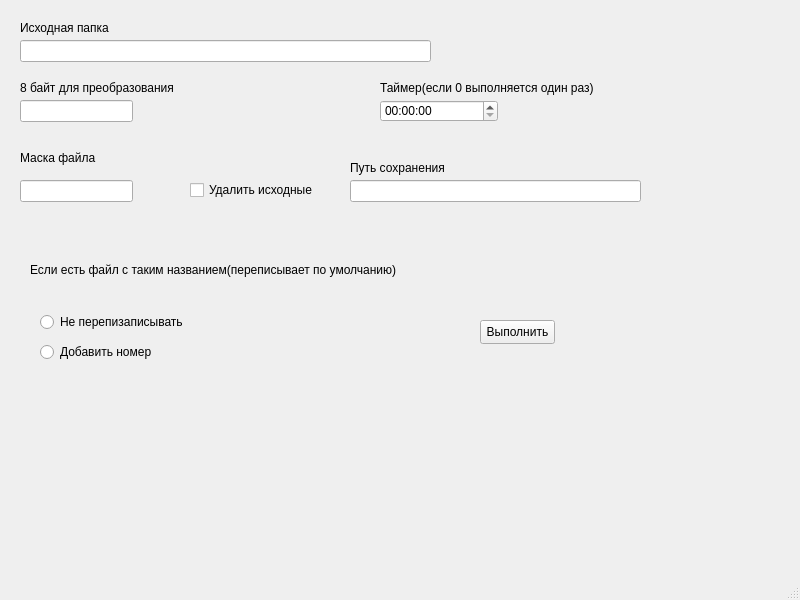
<?xml version="1.0" encoding="UTF-8"?>
<ui version="4.0">
 <class>MainWindow</class>
 <widget class="QMainWindow" name="MainWindow">
  <property name="geometry">
   <rect>
    <x>0</x>
    <y>0</y>
    <width>800</width>
    <height>600</height>
   </rect>
  </property>
  <property name="windowTitle">
   <string>MainWindow</string>
  </property>
  <widget class="QWidget" name="centralwidget">
   <widget class="QLineEdit" name="lineEdit">
    <property name="geometry">
     <rect>
      <x>20</x>
      <y>180</y>
      <width>113</width>
      <height>22</height>
     </rect>
    </property>
   </widget>
   <widget class="QLabel" name="label">
    <property name="geometry">
     <rect>
      <x>20</x>
      <y>150</y>
      <width>101</width>
      <height>16</height>
     </rect>
    </property>
    <property name="text">
     <string>Маска файла</string>
    </property>
   </widget>
   <widget class="QLineEdit" name="lineEdit_2">
    <property name="geometry">
     <rect>
      <x>350</x>
      <y>180</y>
      <width>291</width>
      <height>22</height>
     </rect>
    </property>
   </widget>
   <widget class="QLabel" name="label_2">
    <property name="geometry">
     <rect>
      <x>350</x>
      <y>160</y>
      <width>151</width>
      <height>16</height>
     </rect>
    </property>
    <property name="text">
     <string>Путь сохранения</string>
    </property>
   </widget>
   <widget class="QLabel" name="label_3">
    <property name="geometry">
     <rect>
      <x>30</x>
      <y>260</y>
      <width>521</width>
      <height>20</height>
     </rect>
    </property>
    <property name="text">
     <string>Если есть файл с таким названием(переписывает по умолчанию)</string>
    </property>
   </widget>
   <widget class="QRadioButton" name="radioButton_2">
    <property name="geometry">
     <rect>
      <x>40</x>
      <y>310</y>
      <width>211</width>
      <height>24</height>
     </rect>
    </property>
    <property name="text">
     <string>Не перепизаписывать</string>
    </property>
   </widget>
   <widget class="QRadioButton" name="radioButton_3">
    <property name="geometry">
     <rect>
      <x>40</x>
      <y>340</y>
      <width>191</width>
      <height>24</height>
     </rect>
    </property>
    <property name="text">
     <string>Добавить номер</string>
    </property>
   </widget>
   <widget class="QLineEdit" name="lineEdit_3">
    <property name="geometry">
     <rect>
      <x>20</x>
      <y>40</y>
      <width>411</width>
      <height>22</height>
     </rect>
    </property>
   </widget>
   <widget class="QLabel" name="label_4">
    <property name="geometry">
     <rect>
      <x>20</x>
      <y>20</y>
      <width>241</width>
      <height>16</height>
     </rect>
    </property>
    <property name="text">
     <string>Исходная папка</string>
    </property>
   </widget>
   <widget class="QLineEdit" name="lineEdit_4">
    <property name="geometry">
     <rect>
      <x>20</x>
      <y>100</y>
      <width>113</width>
      <height>22</height>
     </rect>
    </property>
   </widget>
   <widget class="QLabel" name="label_5">
    <property name="geometry">
     <rect>
      <x>20</x>
      <y>80</y>
      <width>181</width>
      <height>16</height>
     </rect>
    </property>
    <property name="text">
     <string>8 байт для преобразования</string>
    </property>
   </widget>
   <widget class="QTimeEdit" name="timeEdit">
    <property name="geometry">
     <rect>
      <x>380</x>
      <y>100</y>
      <width>118</width>
      <height>22</height>
     </rect>
    </property>
   </widget>
   <widget class="QLabel" name="label_6">
    <property name="geometry">
     <rect>
      <x>380</x>
      <y>80</y>
      <width>231</width>
      <height>16</height>
     </rect>
    </property>
    <property name="text">
     <string>Таймер(если 0 выполняется один раз)</string>
    </property>
   </widget>
   <widget class="QPushButton" name="pushButton">
    <property name="geometry">
     <rect>
      <x>480</x>
      <y>320</y>
      <width>75</width>
      <height>24</height>
     </rect>
    </property>
    <property name="text">
     <string>Выполнить</string>
    </property>
   </widget>
   <widget class="QCheckBox" name="checkBox">
    <property name="geometry">
     <rect>
      <x>190</x>
      <y>180</y>
      <width>131</width>
      <height>20</height>
     </rect>
    </property>
    <property name="text">
     <string>Удалить исходные</string>
    </property>
   </widget>
  </widget>
  <widget class="QMenuBar" name="menubar">
   <property name="geometry">
    <rect>
     <x>0</x>
     <y>0</y>
     <width>800</width>
     <height>22</height>
    </rect>
   </property>
  </widget>
  <widget class="QStatusBar" name="statusbar"/>
 </widget>
 <resources/>
 <connections>
  <connection>
   <sender>lineEdit</sender>
   <signal>textChanged(QString)</signal>
   <receiver>MainWindow</receiver>
   <slot>set_mask(QString)</slot>
   <hints>
    <hint type="sourcelabel">
     <x>99</x>
     <y>211</y>
    </hint>
    <hint type="destinationlabel">
     <x>107</x>
     <y>174</y>
    </hint>
   </hints>
  </connection>
  <connection>
   <sender>lineEdit_3</sender>
   <signal>textChanged(QString)</signal>
   <receiver>MainWindow</receiver>
   <slot>set_folder_from(QString)</slot>
   <hints>
    <hint type="sourcelabel">
     <x>164</x>
     <y>73</y>
    </hint>
    <hint type="destinationlabel">
     <x>295</x>
     <y>98</y>
    </hint>
   </hints>
  </connection>
  <connection>
   <sender>lineEdit_2</sender>
   <signal>textChanged(QString)</signal>
   <receiver>MainWindow</receiver>
   <slot>set_folder_to(QString)</slot>
   <hints>
    <hint type="sourcelabel">
     <x>452</x>
     <y>219</y>
    </hint>
    <hint type="destinationlabel">
     <x>503</x>
     <y>270</y>
    </hint>
   </hints>
  </connection>
  <connection>
   <sender>lineEdit_4</sender>
   <signal>textChanged(QString)</signal>
   <receiver>MainWindow</receiver>
   <slot>set_byts(QString)</slot>
   <hints>
    <hint type="sourcelabel">
     <x>99</x>
     <y>129</y>
    </hint>
    <hint type="destinationlabel">
     <x>170</x>
     <y>138</y>
    </hint>
   </hints>
  </connection>
  <connection>
   <sender>pushButton</sender>
   <signal>clicked()</signal>
   <receiver>MainWindow</receiver>
   <slot>exe()</slot>
   <hints>
    <hint type="sourcelabel">
     <x>513</x>
     <y>353</y>
    </hint>
    <hint type="destinationlabel">
     <x>572</x>
     <y>326</y>
    </hint>
   </hints>
  </connection>
  <connection>
   <sender>radioButton_3</sender>
   <signal>toggled(bool)</signal>
   <receiver>MainWindow</receiver>
   <slot>set_add_number(bool)</slot>
   <hints>
    <hint type="sourcelabel">
     <x>52</x>
     <y>369</y>
    </hint>
    <hint type="destinationlabel">
     <x>103</x>
     <y>409</y>
    </hint>
   </hints>
  </connection>
  <connection>
   <sender>radioButton_2</sender>
   <signal>toggled(bool)</signal>
   <receiver>MainWindow</receiver>
   <slot>set_not_override(bool)</slot>
   <hints>
    <hint type="sourcelabel">
     <x>148</x>
     <y>344</y>
    </hint>
    <hint type="destinationlabel">
     <x>346</x>
     <y>319</y>
    </hint>
   </hints>
  </connection>
  <connection>
   <sender>checkBox</sender>
   <signal>toggled(bool)</signal>
   <receiver>MainWindow</receiver>
   <slot>set_delete_old(bool)</slot>
   <hints>
    <hint type="sourcelabel">
     <x>196</x>
     <y>212</y>
    </hint>
    <hint type="destinationlabel">
     <x>288</x>
     <y>174</y>
    </hint>
   </hints>
  </connection>
  <connection>
   <sender>timeEdit</sender>
   <signal>userTimeChanged(QTime)</signal>
   <receiver>MainWindow</receiver>
   <slot>set_timer(QTime)</slot>
   <hints>
    <hint type="sourcelabel">
     <x>475</x>
     <y>132</y>
    </hint>
    <hint type="destinationlabel">
     <x>549</x>
     <y>146</y>
    </hint>
   </hints>
  </connection>
 </connections>
 <slots>
  <slot>set_mask(QString)</slot>
  <slot>set_folder_from(QString)</slot>
  <slot>set_folder_to(QString)</slot>
  <slot>set_byts(QString)</slot>
  <slot>exe()</slot>
  <slot>set_add_number(bool)</slot>
  <slot>set_not_override(bool)</slot>
  <slot>set_delete_old(bool)</slot>
  <slot>set_timer(QTime)</slot>
 </slots>
</ui>
